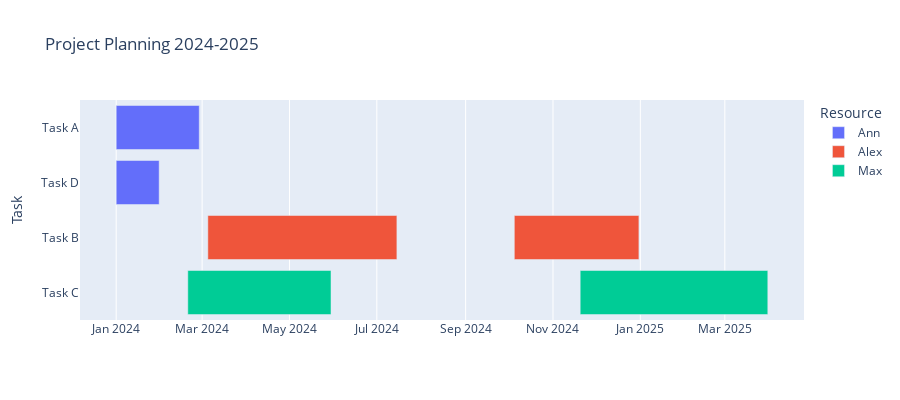

Write notebook code for a chart like this one.
### Markdown cell above
7. Set the color of each bar according to the value of a column in your data. 
In this case, we will color each bar according to the person who is going to perform the task. This corresponds to the column `Resource` in the data

### Code cell
fig = px.timeline(df, x_start="Start", x_end="Finish", y="Task", 
                  color="Resource",
                  height = 400, width = 900,
                  title='Project Planning 2024-2025')
fig.update_yaxes(autorange="reversed")
fig.show()

### Figure 1 — Plotly figure (JSON) as saved in the notebook; plotly's stock layout.template omitted (floating-point values rounded to 4 significant figures)
{"data": [{"alignmentgroup": "True", "base": ["2024-01-01", "2024-01-01"], "hovertemplate": "Resource=Ann<br>Start=%{base}<br>Finish=%{x}<br>Task=%{y}<extra></extra>", "legendgroup": "Ann", "marker": {"color": "#636efa", "pattern": {"shape": ""}}, "name": "Ann", "offsetgroup": "Ann", "orientation": "h", "showlegend": true, "textposition": "auto", "type": "bar", "x": [5011200000, 2592000000], "xaxis": "x", "y": ["Task A", "Task D"], "yaxis": "y"}, {"alignmentgroup": "True", "base": ["2024-03-05", "2024-10-05"], "hovertemplate": "Resource=Alex<br>Start=%{base}<br>Finish=%{x}<br>Task=%{y}<extra></extra>", "legendgroup": "Alex", "marker": {"color": "#EF553B", "pattern": {"shape": ""}}, "name": "Alex", "offsetgroup": "Alex", "orientation": "h", "showlegend": true, "textposition": "auto", "type": "bar", "x": [11404800000, 7516800000], "xaxis": "x", "y": ["Task B", "Task B"], "yaxis": "y"}, {"alignmentgroup": "True", "base": ["2024-02-20", "2024-11-20"], "hovertemplate": "Resource=Max<br>Start=%{base}<br>Finish=%{x}<br>Task=%{y}<extra></extra>", "legendgroup": "Max", "marker": {"color": "#00cc96", "pattern": {"shape": ""}}, "name": "Max", "offsetgroup": "Max", "orientation": "h", "showlegend": true, "textposition": "auto", "type": "bar", "x": [8640000000, 11318400000], "xaxis": "x", "y": ["Task C", "Task C"], "yaxis": "y"}], "layout": {"barmode": "overlay", "height": 400, "legend": {"title": {"text": "Resource"}, "tracegroupgap": 0}, "title": {"text": "Project Planning 2024-2025"}, "width": 900, "xaxis": {"anchor": "y", "domain": [0, 1], "type": "date"}, "yaxis": {"anchor": "x", "autorange": "reversed", "domain": [0, 1], "title": {"text": "Task"}}}}
